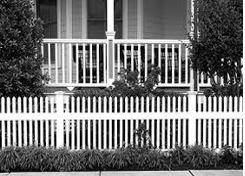
#> input picture introduction_to_ai/fence.jpg, 245 x 176 px
$ jupyter execute translational_equivariance.ipynb   (shell and % lines are left out)
#> lines starting #> are read from the running program, lines starting #| are printed output that depends on the picture
[cell 1]
from scipy.signal import convolve2d
from matplotlib import pyplot as plt
import numpy as np
import cv2
from PIL import Image

# Loading the image

[cell 2]
original_img = Image.open('fence.jpg').convert('L')
#> original_img is the input picture: PIL image 245x176 L; min 0, max 255, mean 114.1
original_img = np.array(original_img)
original_img = original_img/255.
#> original_img: shape (176, 245) float64

plt.imshow(original_img, cmap='gray')

## Defining the filter

[cell 3]
height, width = original_img.shape[:2]
#> height = 176; width = 245

# Horizontal line filter
fil = np.array([[1,1,1],[0,0,0],[-1,-1,-1]])

# Translation

[cell 4]
x = width/4  # No. of pixels to move along x-axis
#> x = 61.25
y = 0        # No. of pixels to move along y-axis

translate_matrix = np.float32([[1, 0, x], [0, 1, y]])
#> translate_matrix = [[1, 0, 61.25], [0, 1, 0]]

## Translation first, then convolution

[cell 5]
fmap1 = cv2.warpAffine(original_img, translate_matrix, (width, height))
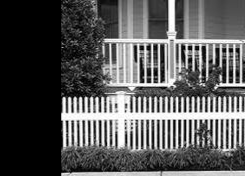
#> fmap1: shape (176, 245) float64; min 0, max 1, mean 0.344
fmap1 = convolve2d(fmap1,fil,mode='same')
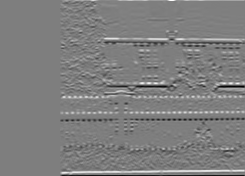
#> fmap1: shape (176, 245) float64; min -2.94, max 2.98, mean 0.00643; drawn with min black and max white
plt.imshow(fmap1, cmap='gray')
plt.imsave('tc.jpg', fmap1, cmap='gray')

## Convolution first, then translation

[cell 6]
fmap2 = convolve2d(original_img,fil,mode='same')
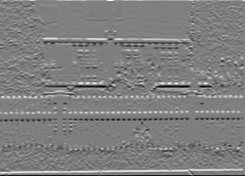
#> fmap2: shape (176, 245) float64; min -2.96, max 2.98, mean 0.00839; drawn with min black and max white
fmap2 = cv2.warpAffine(fmap2, translate_matrix, (width, height))
plt.imshow(fmap2, cmap='gray')
plt.imsave('ct.jpg', fmap2, cmap='gray')

# Rotation

[cell 7]
#center: center of rotation, angle: degree of rotation
center = (width/2, height/2)
#> center = (122.5, 88)
rotate_matrix = cv2.getRotationMatrix2D(center=center, angle=45, scale=1)

## Rotation first, then convolution

[cell 8]
fmap3 = cv2.warpAffine(original_img, rotate_matrix, (width, height))
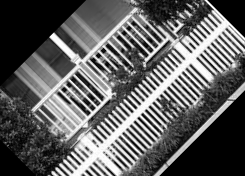
#> fmap3: shape (176, 245) float64; min 0, max 1, mean 0.375
fmap3 = convolve2d(fmap3,fil,mode='same')
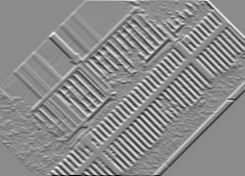
#> fmap3: shape (176, 245) float64; min -2.98, max 2.47, mean 0.00202; drawn with min black and max white
plt.imshow(fmap3, cmap='gray')
plt.imsave('rc.jpg', fmap3, cmap='gray')

## Convolution first, then rotation

[cell 9]
fmap4 = convolve2d(original_img,fil,mode='same')
fmap4 = cv2.warpAffine(fmap4, rotate_matrix, (width, height))
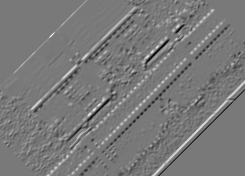
#> fmap4: shape (176, 245) float64; min -2.61, max 2.88, mean 0.00877; drawn with min black and max white
plt.imshow(fmap4, cmap='gray')
plt.imsave('cr.jpg', fmap4, cmap='gray')
